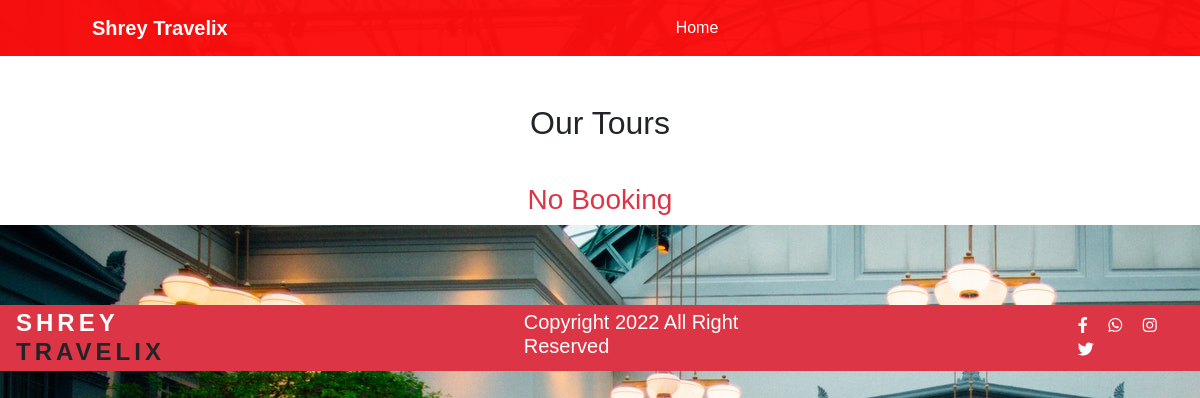
The app's page /booked (signed in), older data.
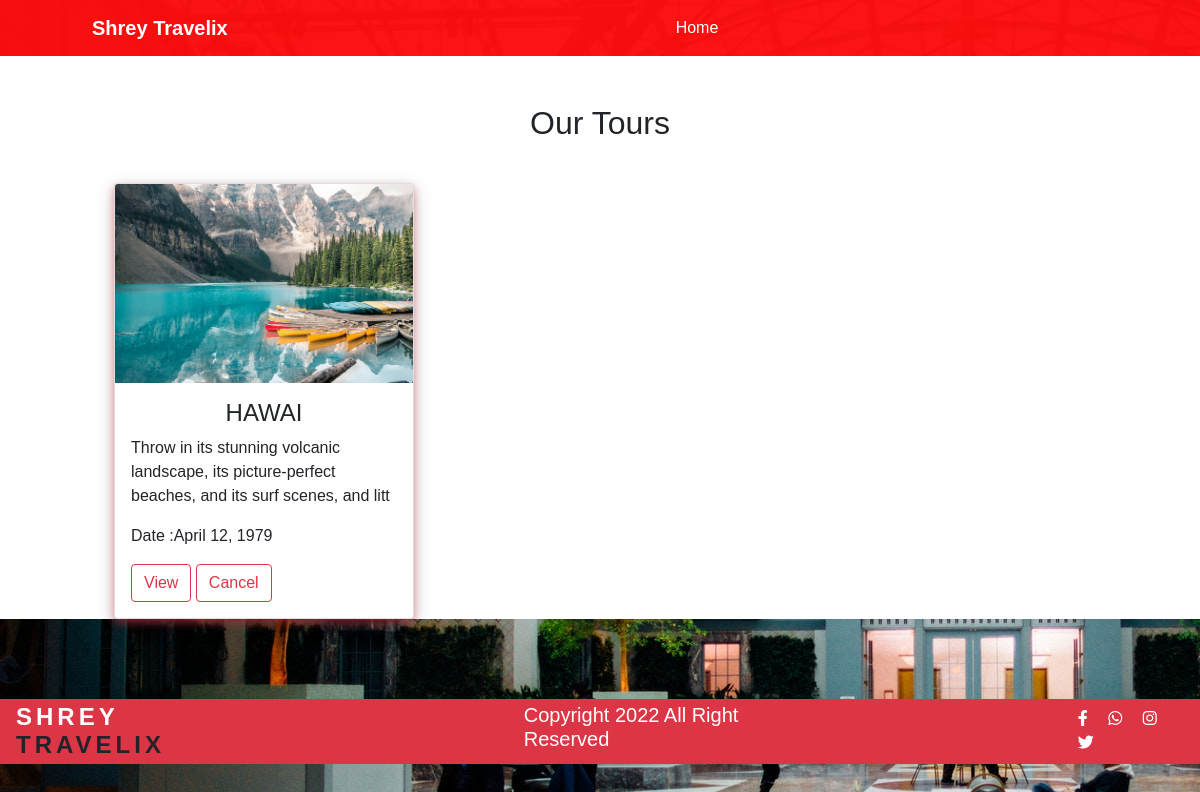
The same page, newer data.
### tours/models.py (models this page shows, shortened)
class Payment(models.Model):
    user = models.ForeignKey(User, on_delete=models.CASCADE)
    place = models.ForeignKey(Place, on_delete=models.CASCADE)
    travel_date = models.DateField()
    name = models.CharField(max_length=100)
    address = models.CharField(max_length=100)
    city = models.CharField(max_length=100)
    zip = models.CharField(max_length=100)
    state = models.CharField(max_length=100)
    time = models.DateTimeField(auto_now=True)
    status_choices = (
            (1, 'Room Book'),
            (2, 'Room Not Available'),
    )
    payment_status_choices = (
        (1,'SUCCESS'),
        (2,'PENDING'),
    )
    status = models.IntegerField(choices=status_choices,default=1)
    payment_status = models.IntegerField(choices= payment_status_choices,default=2)
    order_id = models.CharField(unique=True,max_length=100,null=True,blank=True,default=None)
    razorpay_order_id = models.CharField(max_length=500,null=True,blank=True)
    razorpay_payment_id = models.CharField(max_length=500,null=True,blank=True)
    razorpay_signature = models.CharField(max_length=500,null=True,blank=True)
    status = models.CharField(max_length=100,choices=sta,null=True)

class Place(models.Model):
    name= models.CharField(max_length=100)
    des= models.CharField(max_length=100)
    cost= models.CharField(max_length=100)
    image= models.ImageField(upload_to='place')
    created_at = models.DateTimeField(auto_now_add=True)
    updated_at = models.DateTimeField(auto_now=True)

### tours/views.py (the view)
# urls.py: path('booked', views.booked,name="booked"),
@login_required(login_url='login')
def booked(request):
    p = Payment.objects.filter(Q(user=request.user) & Q(status="confirm"))
    return render(request, "user/booked.html",{'p':p})

### template/user/booked.html (shortened to what this page needs)
<!DOCTYPE html>
<html>
{% load static %}
<head>
  <link href="https://cdn.jsdelivr.net/npm/bootstrap@5.1.3/dist/css/bootstrap.min.css" rel="stylesheet"
>
  <link rel="stylesheet" href="{% static '/css/home.css' %}">
  <link rel="stylesheet" href="https://cdnjs.cloudflare.com/ajax/libs/font-awesome/6.1.0/css/all.min.css" />
</head>
<body>
  <nav class="navbar navbar-expand-lg sticky-top">
    <div class="container-fluid">
      <a class="navbar-brand" href="{% url 'user_index' %}">Shrey Travelix</a>
      <div class="collapse navbar-collapse" id="navbarSupportedContent">
        <ul class="navbar-nav">
          <li class="nav-item mx-2">
            <a class="nav-link active" href="{% url 'user_index' %}" style="margin-left: 13em;">Home</a>
          </li>
        </ul>
      </div>
    </div>
  </nav>
<section class="bg-white" id="tour" style="margin-bottom: 5em;">
    <div class="container tour-section">
      <h2 class="text-center mt-5">Our Tours</h2>
      {% if p %}
      <div class="row">
        {% for p in p %}
        <div>
          <div class="card" style="width:300px">
            <img class="card-img-top" src="{{p.place.image.url}}" alt="Card image" style="width:100%">
            <div class="card-body">
              <h4 class="card-title text-center">{{p.place.name}}</h4>
              <p class="card-text">{{p.place.des}}</p>
              <p>Date :{{p.travel_date}}</p>
              <a href="{% url 'place_detail' p.place.id%}" class="btn btn-primary">View</a>
              <a href="{% url 'delete_booking' p.id %}" class="btn btn-primary">Cancel</a>
            </div>
          </div>
        </div>
        {% endfor %}
      </div>
      {% else %}
      <h3 class="text-center text-danger"> No Booking</h3>
      {% endif %}
    </div>
  </section>
<footer class="bg-danger py-1 px-3">
    <h4 style="font-weight: bolder; letter-spacing: 4px;">SHREY
      <span class="text-dark" style="font-weight: 700; letter-spacing: 1px solid;">
      TRAVELIX</span>
    </h4>
      <h5 style="color: white;">
        Copyright 2022 All Right Reserved
      </h5>
      <div>
       <i class="fa-brands fa-facebook-f"></i>
       <i class="fa-brands fa-whatsapp"></i>
       <i class="fa-brands fa-instagram"></i>
       <i class="fa-brands fa-twitter"></i>
     </div>
  </footer>
  </body>
  </html>

### static/css/home.css (style rules this page uses)
* { margin: 0; padding: 0; font-family: sans-serif; }
body { background-color: white; background-image: url('images/banner-img.jpg'); overflow-x: hidden; }
nav { background-color: #fc0e0ef8; }
.container-fluid .navbar-brand { margin-inline: 2em; color: white; font-weight: bold; padding-inline: 2em; transition: all 250ms ease-in-out; }
.navbar-nav { margin-left: 9em; }
.navbar-nav a { text-decoration: none; color: white; border-radius: 5px; }
.tour-section { display: grid; place-items: center; }
.tour-section .row { display: grid; grid-template-columns: repeat(3,300px); gap: 3em; }
.tour-section .card { display: grid; place-items: center; box-shadow: 0 4px 8px 0 #dc354685, 0 6px 20px 0 rgba(0, 0, 0, 0.19); }
.tour-section .card a { color: #dc3546; background-color: white; border: 1px solid #dc3546; }
footer { display: flex; align-items: center; }
footer h4 { margin-bottom: 0; color: white; }
footer h5 { padding-inline: 14em; }
footer i { font-weight: 2em; color: white; padding-inline: .5em; }

Row changes from the older to the newer data that the page shows:
added Payment: place.image (picture), place.name "HAWAI", place.des "Throw in its stunning volcanic landscape, its picture-perfect beaches, and its surf scenes, and litt", travel_date "April 12, 1979"
Text that changed along with them:
text no longer shown: "No Booking"
